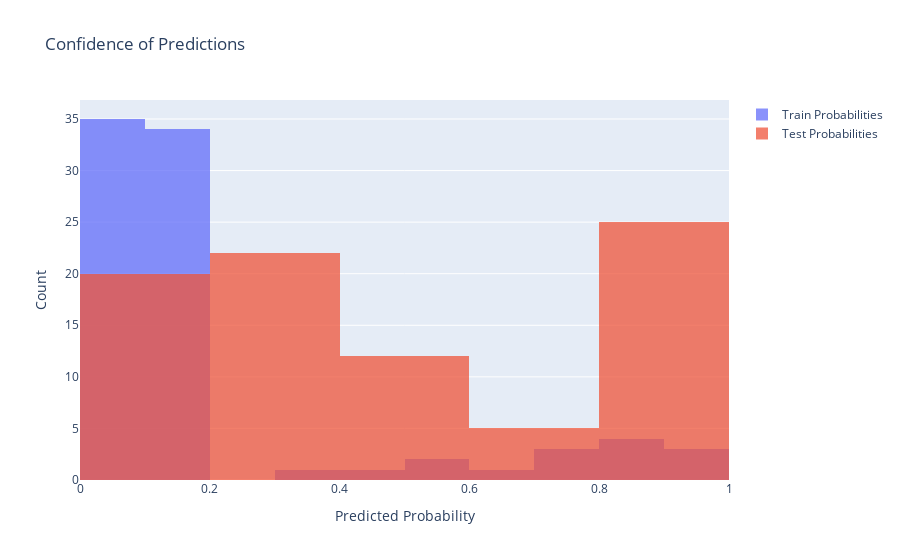

Source (notebook cell):
### Code cell
# Informations complémentaiures sur les périodes d'entrainement et de test

# Confidence of Predictions
fig1 = go.Figure()
fig1.add_trace(go.Histogram(x=df_train['y_eval_proba'], name='Train Probabilities'))
fig1.add_trace(go.Histogram(x=df_pred['y_pred_proba'], name='Test Probabilities'))
fig1.update_layout(title='Confidence of Predictions',
                   xaxis_title='Predicted Probability',
                   yaxis_title='Count',
                   barmode='overlay')
fig1.update_traces(opacity=0.75)
fig1.show()

# Feature Importances
try:
    importances = classifier.feature_importances_
    sorted_indices = np.argsort(importances)[::-1]
    
    fig2 = go.Figure()
    fig2.add_trace(go.Bar(x=df.iloc[:,lfeat].columns[sorted_indices], y=importances[sorted_indices]))
    fig2.update_layout(title='Feature Importances',
                       xaxis_title='Features',
                       yaxis_title='Importance')
    fig2.show()
except:
    pass

# Overfitting (comparing AUC scores for training and testing sets)
auc_train = roc_auc_score(df_train['y_train'], df_train['y_eval_proba'])
auc_test = roc_auc_score(df_pred['y_test'], df_pred['y_pred_proba'])

fig3 = go.Figure()
fig3.add_trace(go.Bar(x=['Train', 'Test'], y=[auc_train, auc_test]))
fig3.update_layout(title='AUC Scores for Train and Test Sets',
                   xaxis_title='Dataset',
                   yaxis_title='AUC Score')
fig3.show()

### Figure 1 — Plotly figure (JSON) as saved in the notebook; plotly's stock layout.template omitted (floating-point values rounded to 4 significant figures)
{"data": [{"name": "Train Probabilities", "opacity": 0.75, "type": "histogram", "x": [0.1097, 0.0675, 0.05889, 0.06406, 0.09027, 0.07929, 0.1196, 0.1099, 0.1364, 0.1098, 0.07059, 0.1076, 0.1097, 0.0998, 0.1344, 0.4877, 0.7869, 0.8764, 0.9375, 0.8979, 0.7788, 0.5101, 0.09559, 0.1097, 0.1097, 0.1097, 0.1931, 0.8163, 0.9376, 0.7143, 0.6297, 0.9032, 0.8913, 0.5734, 0.09867, 0.1097, 0.08492, 0.08477, 0.09712, 0.08909, 0.08815, 0.0886, 0.1023, 0.1096, 0.1012, 0.1095, 0.1097, 0.1097, 0.08041, 0.1097, 0.1097, 0.08992, 0.09668, 0.1097, 0.1063, 0.1035, 0.09559, 0.0805, 0.07921, 0.07407, 0.06095, 0.08907, 0.08833, 0.1035, 0.1096, 0.1343, 0.141, 0.3048, 0.137, 0.07437, 0.03373, 0.03078, 0.1024, 0.1097, 0.1097, 0.08534, 0.1098, 0.08574, 0.1096, 0.08268, 0.04521, 0.05501, 0.07997, 0.05035]}, {"name": "Test Probabilities", "opacity": 0.75, "type": "histogram", "x": [0.04879, 0.1022, 0.2838, 0.5308, 0.9022, 0.9204, 0.9366, 0.9173, 0.7967, 0.3038, 0.12, 0.1133, 0.226, 0.4263, 0.2777, 0.146, 0.2337, 0.2855, 0.6341, 0.8162, 0.7901, 0.3286, 0.3289, 0.2967, 0.3851, 0.4722, 0.7698, 0.9042, 0.9678, 0.9723, 0.8771, 0.9244, 0.8768, 0.5973, 0.3835, 0.1969, 0.1918, 0.3161, 0.3668, 0.6437, 0.9543, 0.9288, 0.8228, 0.9337, 0.8146, 0.5528, 0.4262, 0.2873, 0.1784, 0.2204, 0.596, 0.8171, 0.9239, 0.9007, 0.8396, 0.8329, 0.8041, 0.5947, 0.1986, 0.2116, 0.1503, 0.2525, 0.5749, 0.8761, 0.8509, 0.8597, 0.5197, 0.5951, 0.1415, 0.209, 0.303, 0.1856, 0.1817, 0.18, 0.3174, 0.3784, 0.4849, 0.3791, 0.1643, 0.1588, 0.1383, 0.1257, 0.1415, 0.1528]}], "layout": {"barmode": "overlay", "title": {"text": "Confidence of Predictions"}, "xaxis": {"title": {"text": "Predicted Probability"}}, "yaxis": {"title": {"text": "Count"}}}}
